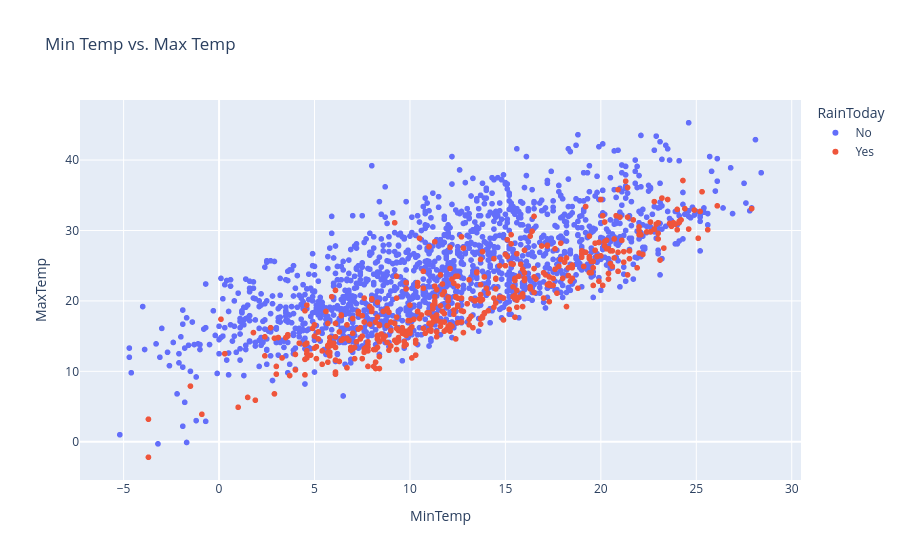

Notebook code for this chart:
### Code cell
px.scatter(raw_df.sample(2000), 
           x = 'MinTemp', 
           y = 'MaxTemp',
             title = 'Min Temp vs. Max Temp', 
             color='RainToday')

### Figure 1 — Plotly figure (JSON) as saved in the notebook; plotly's stock layout.template omitted (floating-point values rounded to 4 significant figures; data arrays with more than 128 entries replaced by an {"elided": "..."} marker saying what was removed)
{"data": [{"hovertemplate": "RainToday=No<br>MinTemp=%{x}<br>MaxTemp=%{y}<extra></extra>", "legendgroup": "No", "marker": {"color": "#636efa", "symbol": "circle"}, "mode": "markers", "name": "No", "showlegend": true, "type": "scattergl", "x": {"elided": "1542 float values"}, "xaxis": "x", "y": {"elided": "1542 float values"}, "yaxis": "y"}, {"hovertemplate": "RainToday=Yes<br>MinTemp=%{x}<br>MaxTemp=%{y}<extra></extra>", "legendgroup": "Yes", "marker": {"color": "#EF553B", "symbol": "circle"}, "mode": "markers", "name": "Yes", "showlegend": true, "type": "scattergl", "x": {"elided": "458 float values"}, "xaxis": "x", "y": {"elided": "458 float values"}, "yaxis": "y"}], "layout": {"legend": {"title": {"text": "RainToday"}, "tracegroupgap": 0}, "title": {"text": "Min Temp vs. Max Temp"}, "xaxis": {"anchor": "y", "domain": [0, 1], "title": {"text": "MinTemp"}}, "yaxis": {"anchor": "x", "domain": [0, 1], "title": {"text": "MaxTemp"}}}}
